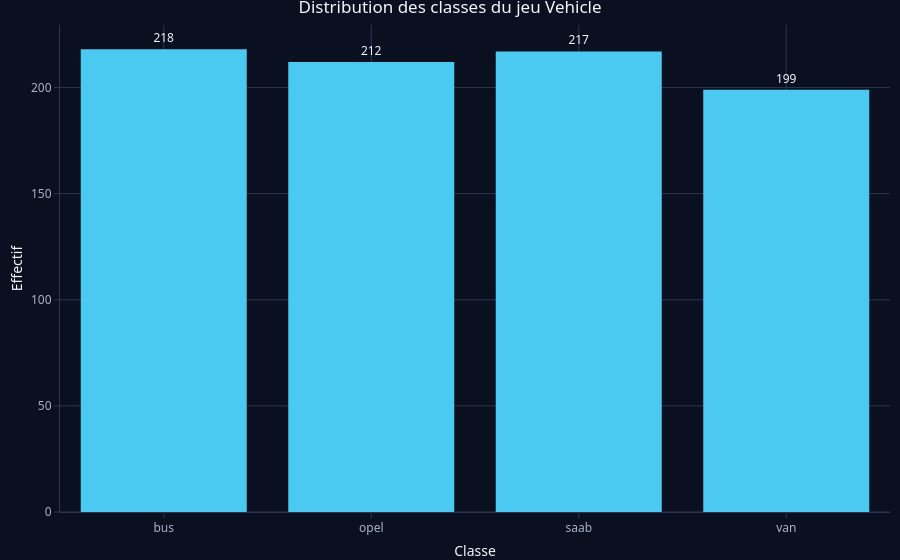

Notebook cell for this chart:
### Code cell
cc <- as.data.frame(table(y)); names(cc) <- c("Classe", "Effectif")
plot_ly(cc, x = ~Classe, y = ~Effectif, type = "bar",
        text = ~Effectif, textposition = "outside",
        marker = list(color = pick_color(0))) %>%
  layout(title = "Distribution des classes du jeu Vehicle",
         xaxis = list(title = "Classe"), yaxis = list(title = "Effectif")) %>%
  apply_dark_theme()

### Figure 1 — Plotly figure (JSON) as saved in the notebook; plotly's stock layout.template omitted (floating-point values rounded to 4 significant figures)
{"data": [{"error_x": {"color": "rgba(76,201,240,1)"}, "error_y": {"color": "rgba(76,201,240,1)"}, "marker": {"color": "#4cc9f0", "line": {"color": "rgba(76,201,240,1)"}}, "text": [218, 212, 217, 199], "textposition": ["outside", "outside", "outside", "outside"], "type": "bar", "x": ["bus", "opel", "saab", "van"], "xaxis": "x", "y": [218, 212, 217, 199], "yaxis": "y"}], "layout": {"colorway": ["#4cc9f0", "#ff6b6b", "#ffd166", "#80ed99", "#c77dff", "#f4a261", "#90e0ef", "#e9c46a"], "font": {"color": "#f3f6fb", "family": "Segoe UI, Arial"}, "hoverlabel": {"bgcolor": "#121a2b", "font": {"color": "#f3f6fb"}}, "hovermode": "closest", "legend": {"bgcolor": "rgba(0,0,0,0)", "font": {"color": "#f3f6fb"}}, "margin": {"b": 40, "l": 60, "r": 10, "t": 25}, "paper_bgcolor": "#0b1020", "plot_bgcolor": "#0b1020", "showlegend": false, "title": "Distribution des classes du jeu Vehicle", "xaxis": {"automargin": true, "categoryarray": ["bus", "opel", "saab", "van"], "categoryorder": "array", "domain": [0, 1], "gridcolor": "#2a3550", "linecolor": "#2a3550", "tickcolor": "#2a3550", "tickfont": {"color": "#a8b3c7"}, "title": "Classe", "type": "category", "zerolinecolor": "#2a3550"}, "yaxis": {"automargin": true, "domain": [0, 1], "gridcolor": "#2a3550", "linecolor": "#2a3550", "tickcolor": "#2a3550", "tickfont": {"color": "#a8b3c7"}, "title": "Effectif", "zerolinecolor": "#2a3550"}}}
